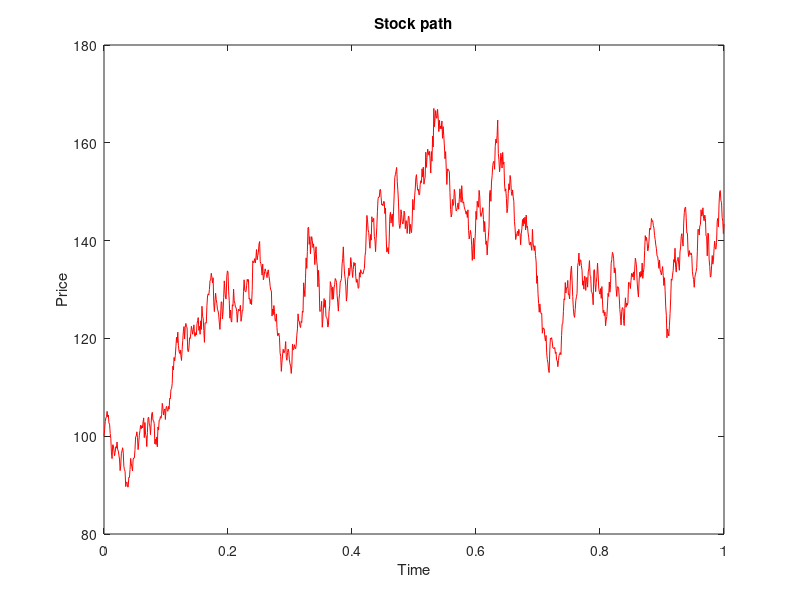

Write the MATLAB code that produced this figure. (Note: this script raises an error after producing the figure.)
clear all
clc
format long
% option parameters:
T = 1; %time to maturity
K = 100; %strike
type = 0; %call(0),put(1)
%underlying dynamics parameters (GBM):
S0 = 100; %spot price
mu = 0; %drift
sigma_real = 0.5; %realized volatility
r = 0.05; %riskfree rate
%DELTA HEDGING OVER MANY SAMPLES:
hedges = 1; 
N = 1000; %hourly trading for a year
t = linspace(0,T,N+1);
S(1) = S0;
dt = T/N;
PnL_writer = zeros(hedges,1); 
PnL_buyer = zeros(hedges,1);
sigma_imp = sigma_real; %implied volatility

for k=1:hedges
%every dt units of time before expiry, ensure you have delta units of stock
%by borrowing/lending. Let us see if the payoff of the option is the same
%as the portfolio at the end.
option = zeros(N+1,1); %option portfolio history through [0,T]
[call,put]= blsprice(S0,K,r,T,sigma_imp);
if type == 0
    option(1) = call;
else
    option(1) = put;
end
portfolio = zeros(N+1,1); %replicating portfolio history through [0,T]
portfolio(1) = option(1);
replication_error = zeros(N+1,1); %replication error history (most important is the last)
dW = sigma_real*sqrt(dt)*randn(N,1); %precompute wiener increments
for i = 1:N
    %rebalance portfolio using its own wealth (self-financing) N times
    %before expiry.
    [dcall,dput] = blsdelta(S(i),K,r,T-t(i),sigma_imp); % buy delta shares at current price and hold them during [t,t+dt)
    if type == 0
        delta = dcall;
    else
        delta = dput;
    end
    borrow = delta*S(i)-portfolio(i); %use bank to borrow/deposit remaining/extra cash
    %store portfolio information (share holdings and cash balance)
    stock(i) = delta;
    cash(i) = (-1)*borrow;
    %next option and portfolio prices based on stocks orice change 
    S(i+1) = S(i) * exp((mu - 0.5*sigma_real^2)*dt + dW(i)); %update price path with using exact solution of GBM model
    [call,put] = blsprice(S(i+1),K,r,T-t(i+1),sigma_imp); %exact option price for next time
    if type == 0
        option(i+1) = call;
    else
        option(i+1) = put;
    end
    %update portfolio value in the next step based on price change and r
    portfolio(i+1) = delta*S(i+1)-exp(r*dt)*borrow;
    replication_error(i+1) = portfolio(i+1) - option(i+1); %track current error 
end
pnl_approximate_deviation = (sqrt(0.25*pi)*blsvega(S0,K,r,T,sigma_imp)*sigma_imp)/(sqrt(N)); %approx std of error is prop to option vega at start 
% spread = max(1,2*pnl_approximate_deviation); %extra fee to charge on top of the theoretical price 
spread = 0;
PnL_writer(k) = spread+portfolio(end)-option(end);
PnL_buyer(k) = option(end)-spread-option(1);
if k == 1 %show specific data of first one only   
    %stock path
    plot(t,S,'r');
    xlabel("Time");
    ylabel("Price");
    title("Stock path");
    hold on
    yline(K,'--');
    legend({'stock price','exercise price'});
    %comparison of option and portfolio paths
    figure
    plot(t,option,'b');
    hold on;
    plot(t,portfolio,'g--');
    xlabel("Time");
    ylabel("Price");
    title("Option Replication with Black Scholes");
    legend({'Call option' ,'Portfolio'});
    %portfolio process (stock and cash evolution) and full history of hedge error
    figure('Color','w','Position',[200 200 1300 600]);
    tlo = tiledlayout(2,2);
    nexttile
    plot(t(1:N),stock,'b');
    xlabel("Time");
    ylabel("Stock holdings")
    title("Stock Holdings")
    grid on
    nexttile
    plot(t(1:N),cash,'black');
    ylabel("Cash balance")
    xlabel("Time")
    title("Cash Balance")
    grid on
    nexttile([1 2])
    plot(t,replication_error,'r');
    xlabel('Time')
    ylabel('Error')
    title('Replication Error')
    grid on

%     fprintf("Hedging error : %2f\n",PnL_writer(1)-spread); %discrete hedging error (difference of observed option payoff and portfolio value at T)
end
end


 
if hedges == 1
    %% OPTION SUMMARY AND PAYOFF SUMMARY
    if type == 0
        fprintf("Call option\n");
    else
        fprintf("Put option\n");
    end
  fprintf("Strike: %d$\n",K);
  fprintf("Time to maturity: %d years\n",T); 
  fprintf("Priced at %.2f$\n",option(1)+spread); 
  fprintf("Stock ended at %.2f$\n",S(end));
  fprintf("Buyer Payoff: %.2f$\n",max(S(end)-K,0));
  fprintf("Buyer P&L: %.2f$\n",PnL_buyer(1));
  fprintf("Writer P&L: %.2f$\n",PnL_writer(1));
  fprintf("Replication error: %.2f$\n",PnL_writer(1)-spread);
else
%% statistical summary of writer and buyer P&L
figure 
histogram(PnL_writer, 'Normalization', 'probability')
title("Distribution of P&L (writer)");
xlabel("$");
ylabel("Frequency");
fprintf("WRITER P&L STATS:\n");
fprintf("Mean: %.2f$\n",mean(PnL_writer));
fprintf("Deviation: %.2f$\n",sqrt(var(PnL_writer)));
% fprintf("Estimated: %.2f$\n",pnl_approximate_deviation); %GSachs estimate
fprintf("---------------------\n");
figure 
histogram(PnL_buyer,'Normalization','probability');
title("Distribution of P&L (buyer)");
xlabel("$");
ylabel("Frequency");
fprintf("BUYER P&L STATS:\n");
fprintf("Mean: %.2f$\n",mean(PnL_buyer));
fprintf("Deviation: %.2f$\n",sqrt(var(PnL_buyer)));
fprintf("---------------------\n");
%this is useful to determine spread based on given rebalance frequency N.
%the convergence is like sqrt(h)so pretty slow. If you rebalance four times
%as frequently the deviation of the error is halved.
end

%TESTING WITH REAL OPTION: we will see how the trading goes if we simulate
%it on a real path of the stock, using an approximation of the volatility
%and the risk free rate. Then, lets see how it performs on a particular
%option of our choice. We can then program a simulation which will delta
%hedge as time goes by based on the price seen every dt units of time,
%readjust the portfolio ignoring the transaction costs and at maturity
%data we can evaluate how good our strategy was by comparing the payoff of the option to our portfolio of stock and bonds and then our charged spread. We sold at this price 


%% ALTERNATIVE : BINOMIAL TREES COMPARISON
[pbin,dbin] = binprice(S0,K,r,T,sigma_real,N);
fprintf("Bin price : %.2f$, Initial Delta: %.2f shares\n",pbin+spread,dbin);

%compare the black scholes surface and the binomial one for different
%(price,time) pairs.
[U,V] = meshgrid(linspace(0,20,101),linspace(0,1,101));
for i=1:size(U,1)
    for j=1:size(V,1)
        BS(i,j) = blsprice(U(i,j),K,r,T-V(i,j),sigma_real);
        [a,b] = binprice(U(i,j),K,r,T-V(i,j),sigma_real,N);
        Bin(i,j) = a;
        Bin_del(i,j) = b;
    end
end
% %compare price surfaces:
% figure
% surf(U,V,BS);
% xlabel("share price");
% ylabel("time");
% zlabel("option price");
% title("Black-Scholes surface");
% figure
% surf(U,V,Bin);
% xlabel("share price");
% ylabel("time");
% zlabel("option price");
% title("Binomial surface");
% 
% 
function [price,delta] = binprice(S0,K,r,T,sigma,N)
%option 1 (backwards recursion towards time 0)
%complexity: 0(N^2)
type = 0;
dt = T/N;
u = exp(sigma*sqrt(dt)); %up/down factors
d = exp((-1)*sigma*sqrt(dt));
p = (exp(r*dt)-d)/(u-d); %risk neutral probs
for k=N:-1:0 %maturity values
    if type == 0
        V(k+1) = max(u^k*d^(N-k)*S0-K,0);
    else
        V(k+1) = max(K-u^k*d^(N-k)*S0,0);
    end
end
for i=N:-1:1 %backward recursion
    if i == 1 %final iteration, compute delta before losing it:
        delta = (V(2)-V(1))/((u-d)*S0);
    end
    for j=1:i
        V(j) = exp(-r*dt)*(p*V(j+1)+(1-p)*V(j));
    end
end
%return the price and delta
price = V(1);

%option 2: summation formula (faster)
%complexity: 0(N)
% price = 0;
% for k = 0:N
%     payoff = max(S0*(u^k)*(d^(N-k)) - K, 0);
%     price  = price + nchoosek(N,k) * p^k * (1-p)^(N-k) * payoff;
% end
% 
% price = exp(-r*T) * price;
% delta = 0;
end
